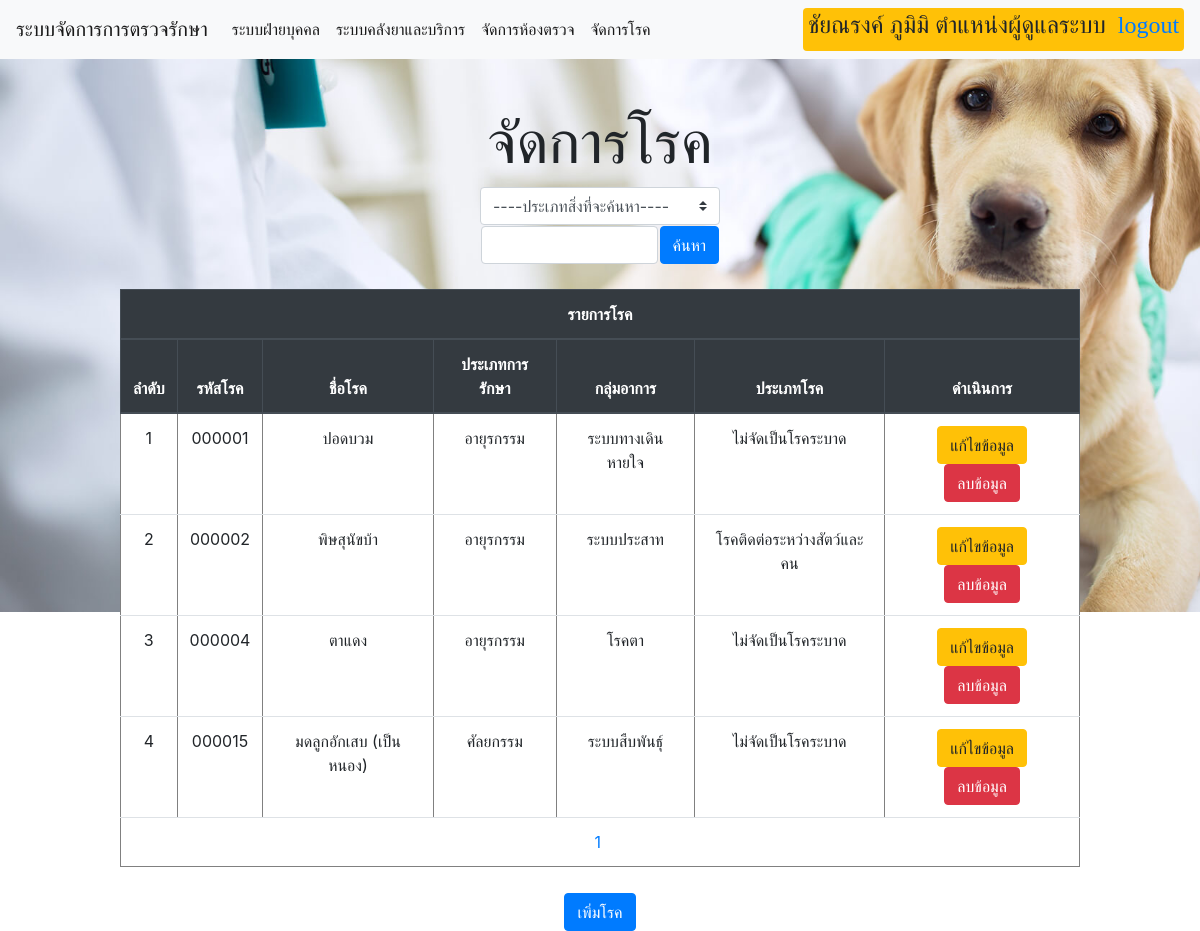
Page /TreatmentManagementProject/admin/Managedisease.php (signed in) on the committed database.
### tables this page shows
CREATE TABLE `disease` (
  `DiseaseID` char(6) NOT NULL,
  `Name` varchar(100) NOT NULL,
  `TreatmentType` int(1) DEFAULT NULL,
  `Syndrome` varchar(30) DEFAULT NULL,
  `TypeDisease` int(1) DEFAULT NULL
);

### TreatmentManagementProject/mysql/connect.php (called while the page is built)
<?php
$connect = mysqli_connect($dbhost, $dbuser, $dbpass, $dbname);
mysqli_query($connect, "SET NAMES UTF8");
$result = mysqli_query($connect, $sql);
?>

### TreatmentManagementProject/admin/Managedisease.php (the view, shortened to what this page needs)
<?php
require("../mysql/config.php");
if(!empty($_GET['wordsearch']) && !empty($_GET['typesearch']))
{
  if(!empty($_REQUEST['page']))
  {
    $page=$_REQUEST['page'];
  }
  else
  {
    $page=1;
  }
    $pageprocess=($page*5)-5;
    $wordsearch = $_REQUEST['wordsearch'];
    $typesearch = $_REQUEST['typesearch'];
    if($typesearch=='1')
    {
        $sql2 ="SELECT `diseaseid`, `name`, `treatmenttype`, `syndrome`, `typedisease` FROM `disease` where Name LIKE '%" . $wordsearch . "%' and diseaseid != '000000'";
        $sql = "SELECT `diseaseid`, `name`, `treatmenttype`, `syndrome`, `typedisease` FROM `disease` where Name LIKE '%" . $wordsearch . "%' and diseaseid != '000000' limit $pageprocess,5";
    }
    else
    {
        $sql2 ="SELECT `diseaseid`, `name`, `treatmenttype`, `syndrome`, `typedisease` FROM `disease`";
        $sql = "SELECT `diseaseid`, `name`, `treatmenttype`, `syndrome`, `typedisease` FROM `disease` where diseaseid != '000000' limit $pageprocess,5";
    }
}
else
{
  if(!empty($_REQUEST['page']))
  {
    $page=$_REQUEST['page'];
  }
  else
  {
    $page=1;
  }
  $pageprocess=($page*5)-5;
  if(isset($_GET['wordsearch']))
  {
    $wordsearch = $_REQUEST['wordsearch'];
    $typesearch = $_REQUEST['typesearch'];
    if($typesearch=='1')
    {
        $sql2 ="SELECT `diseaseid`, `name`, `treatmenttype`, `syndrome`, `typedisease` FROM `disease` where Name LIKE '%" . $wordsearch . "%' and diseaseid != '000000'";
        $sql = "SELECT `diseaseid`, `name`, `treatmenttype`, `syndrome`, `typedisease` FROM `disease` where Name LIKE '%" . $wordsearch . "%' and diseaseid != '000000' limit $pageprocess,5";
      }
  }
  else
  {
    $sql2 ="SELECT `diseaseid`, `name`, `treatmenttype`, `syndrome`, `typedisease` FROM `disease` where diseaseid != '000000'";
    $sql = "SELECT `diseaseid`, `name`, `treatmenttype`, `syndrome`, `typedisease` FROM `disease` where diseaseid != '000000' limit $pageprocess,5";
  }
}
?>
<!doctype html>
<html lang="en">
  <head>
     <link rel="stylesheet" href="https://stackpath.bootstrapcdn.com/bootstrap/4.3.1/css/bootstrap.min.css">
  </head>
  <body>
 <nav class="navbar navbar-expand-lg navbar-light bg-light">
  <a class="navbar-brand" href="../Main.php">ระบบจัดการการตรวจรักษา</a>
  <div class="collapse navbar-collapse" id="navbarSupportedContent">
    <ul class="navbar-nav mr-auto">
    <li class="nav-item active">
        <a class="nav-link" href="ManageUser.php">ระบบฝ่ายบุคคล <span class="sr-only">(current)</span></a>
      </li>
      <li class="nav-item active">
        <a class="nav-link" href="ManageDrugService.php">ระบบคลังยาและบริการ <span class="sr-only">(current)</span></a>
      </li>
      <li class="nav-item active">
        <a class="nav-link" href="Managetreatmentroom.php">จัดการห้องตรวจ <span class="sr-only">(current)</span></a>
      </li>
      <li class="nav-item active">
        <a class="nav-link" href="Managedisease.php">จัดการโรค <span class="sr-only">(current)</span></a>
      </li>
    </ul>
    <span class = "badge badge-warning" style="font-family: 'TH SarabunPSK';font-weight: bold;"><h4><?php echo $_SESSION['name'] . "&nbsp;ตำแหน่งผู้ดูแลระบบ" ."&nbsp;
    <a href = '../logout.php'>logout</a>" ?></h4></span>
  </div>
</nav>
<br><br>
<h1 align="center" class="head1 ">จัดการโรค</h1>
<center>
    <form action="Managedisease.php" method="get">
    <div style="width: 20%;">
    <select class="browser-default custom-select" name="typesearch" required>
        <option value = ''>----ประเภทสิ่งที่จะค้นหา----</option>
        </select>
        <table border="0">
        <tr>
    <td><input class="form-control" type="text" name="wordsearch"></td><td><input class="btn btn-primary" type="submit" value="ค้นหา"></td>
    </tr>
    </table>
    </div>
    </form>
    <br>
    <div style="width: 80%;">
    <table class="table table-hover" border="1" bgcolor="#FFFFFF">
    <thead class="thead-dark">
       <tr bgcolor = "#d5f4e6" align="center">
        <th colspan="7">
        รายการโรค
        </th>
       </tr>
        <tr align="center">
            <th>ลำดับ</th>
            <th>รหัสโรค</th>
            <th>ชื่อโรค</th>
            <th>ประเภทการรักษา</th>
            <th>กลุ่มอาการ</th>
            <th>ประเภทโรค</th>
            <th>ดำเนินการ</th>
        </tr>
        </thead>
            <?php
            if(empty($_REQUEST['count']))
            {
              $count = 0;
            }
            else
            {
              $count = $_REQUEST['count'];
            }
            require("../mysql/connect.php");
            while($row = mysqli_fetch_array($result))
            {
            $count++;
              echo "<tr align='center'>";
              echo "<td>$count</td>";
              echo "<td>$row[diseaseid]</td>";
              echo "<td>$row[name]</td>";
              if($row['treatmenttype'] == 1)
              {
                echo "<td>อายุรกรรม</td>";
              }
              else
              {
                echo "<td>ศัลยกรรม</td>";
              }
              echo "<td>$row[syndrome]</td>";
              if($row['typedisease'] == 1)
              {
                echo "<td>โรคระบาดสัตว์</td>";
              }
              else if($row['typedisease'] == 0)
              {
                echo "<td>ไม่จัดเป็นโรคระบาด</td>";
              }
              else
              {
                echo "<td>โรคติดต่อระหว่างสัตว์และคน</td>";
              }
            ?>
            <td>
            <button class="btn btn-warning" onclick="DiseaseEdit('<?php echo $row['diseaseid']; ?>')">แก้ไขข้อมูล</button>
            <button class="btn btn-danger" onclick="DiseaseDel('<?php echo $row['diseaseid']; ?>')">ลบข้อมูล</button>
            </td>
             <?php
              echo "</tr>";
            }
            ?>
            <tfoot>
        <tr><td colspan=7 align="center"><?php
        $sql=$sql2;
        require("../mysql/connect.php");
        $x=mysqli_num_rows($result);
         $count2=ceil($x/5);
         $count=0;
         for($i=1;$i<=$count2;$i++)
         {
          if(!empty($_GET['wordsearch']) && !empty($_GET['typesearch']))
          {
           ?>
           <a href='Managedisease.php?count=<?php echo $count ?>&page=<?php echo $i ?>&wordsearch=<?php echo $_GET['wordsearch'] ?>&typesearch=<?php echo $_GET['typesearch'] ?>'><?php echo $i; ?>&nbsp;</a>
           <?php
          }
          else
          {
            ?>
            <a href='Managedisease.php?count=<?php echo $count ?>&page=<?php echo $i ?>'><?php echo $i; ?>&nbsp;</a>
            <?php
          }
            $count+=5;
         }
        ?></td></tr>
        </tfoot>
    </table>
    </div>
    </center>
    <center><button type="button" class="btn btn-primary" style="margin-top: 10px;" onclick="window.open('ManagediseaseAdd.php','_self');">เพิ่มโรค</button></center>
  </body>
</html>

### TreatmentManagementProject/admin/Managedisease.php (style rules this page uses)
body { background-image: url("../background/bg.jpg"); background-repeat: no-repeat; background-size: 120% auto; }
.head1 { font-family: "TH SarabunPSK"; font-size: 60px; }

### rows in the picture
disease: DiseaseID "000001", Name "ปอดบวม", TreatmentType "อายุรกรรม", Syndrome "ระบบทางเดินหายใจ", TypeDisease "ไม่จัดเป็นโรคระบาด"
disease: DiseaseID "000002", Name "พิษสุนัขบ้า", TreatmentType "อายุรกรรม", Syndrome "ระบบประสาท", TypeDisease "โรคติดต่อระหว่างสัตว์และคน"
disease: DiseaseID "000004", Name "ตาแดง", TreatmentType "อายุรกรรม", Syndrome "โรคตา", TypeDisease "ไม่จัดเป็นโรคระบาด"
disease: DiseaseID "000015", Name "มดลูกอักเสบ (เป็นหนอง)", TreatmentType "ศัลยกรรม", Syndrome "ระบบสืบพันธุ์", TypeDisease "ไม่จัดเป็นโรคระบาด"

### other values in the picture
$_SESSION['name'] "ชัยณรงค์ ภูมิมิ"
